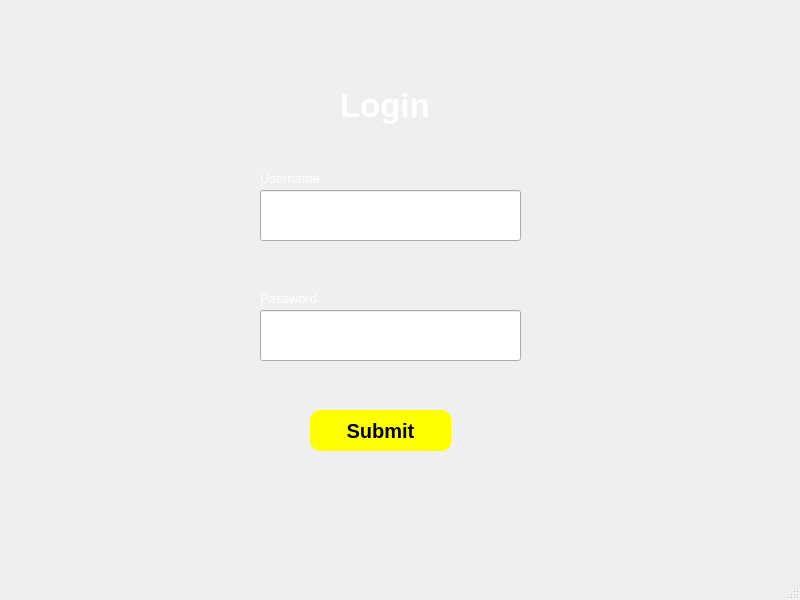
<?xml version="1.0" encoding="UTF-8"?>
<ui version="4.0">
 <class>MainWindow</class>
 <widget class="QMainWindow" name="MainWindow">
  <property name="geometry">
   <rect>
    <x>0</x>
    <y>0</y>
    <width>800</width>
    <height>600</height>
   </rect>
  </property>
  <property name="windowTitle">
   <string>MainWindow</string>
  </property>
  <widget class="QWidget" name="centralwidget">
   <widget class="QWidget" name="widget" native="true">
    <property name="geometry">
     <rect>
      <x>10</x>
      <y>0</y>
      <width>781</width>
      <height>541</height>
     </rect>
    </property>
    <property name="cursor">
     <cursorShape>ArrowCursor</cursorShape>
    </property>
    <property name="styleSheet">
     <string notr="true">background-color:qlineargradient(x1: 0, y1: 0, x2: 1, y2: 1,
                             stop: 0 rgba(10,10,10,255), stop: 1 rgba(150,150,50,255));
</string>
    </property>
    <widget class="QLineEdit" name="user_form">
     <property name="geometry">
      <rect>
       <x>250</x>
       <y>190</y>
       <width>261</width>
       <height>51</height>
      </rect>
     </property>
     <property name="text">
      <string/>
     </property>
    </widget>
    <widget class="QLineEdit" name="password_form">
     <property name="geometry">
      <rect>
       <x>250</x>
       <y>310</y>
       <width>261</width>
       <height>51</height>
      </rect>
     </property>
     <property name="text">
      <string/>
     </property>
    </widget>
    <widget class="QLabel" name="login_label">
     <property name="geometry">
      <rect>
       <x>330</x>
       <y>80</y>
       <width>131</width>
       <height>51</height>
      </rect>
     </property>
     <property name="styleSheet">
      <string notr="true">font-size:25pt;
font-weight:bold;
color:white;
background-color:rgba(255,255,255,0)</string>
     </property>
     <property name="text">
      <string>Login</string>
     </property>
    </widget>
    <widget class="QLabel" name="user_label">
     <property name="geometry">
      <rect>
       <x>250</x>
       <y>170</y>
       <width>91</width>
       <height>16</height>
      </rect>
     </property>
     <property name="styleSheet">
      <string notr="true">color:white;
font-size:10pt;
background-color:rgba(255,255,255,0)</string>
     </property>
     <property name="text">
      <string>Username</string>
     </property>
    </widget>
    <widget class="QLabel" name="password_label">
     <property name="geometry">
      <rect>
       <x>250</x>
       <y>290</y>
       <width>81</width>
       <height>16</height>
      </rect>
     </property>
     <property name="styleSheet">
      <string notr="true">color:white;
font-size:10pt;
background-color:rgba(255,255,255,0)</string>
     </property>
     <property name="text">
      <string>Password</string>
     </property>
    </widget>
    <widget class="QPushButton" name="submit_PushButton">
     <property name="geometry">
      <rect>
       <x>300</x>
       <y>410</y>
       <width>141</width>
       <height>41</height>
      </rect>
     </property>
     <property name="cursor">
      <cursorShape>PointingHandCursor</cursorShape>
     </property>
     <property name="styleSheet">
      <string notr="true">color:black;
font: 8pt &quot;MS Sans Serif&quot;;
background-color:rgba(255,255,0,255);
font-size:15pt;
font-weight:bold;
padding-left:2%;
padding-right:2%;
padding-top:5%;
padding-bottom:5%;
border-radius:10;</string>
     </property>
     <property name="text">
      <string>Submit</string>
     </property>
    </widget>
   </widget>
  </widget>
  <widget class="QMenuBar" name="menubar">
   <property name="geometry">
    <rect>
     <x>0</x>
     <y>0</y>
     <width>800</width>
     <height>26</height>
    </rect>
   </property>
  </widget>
  <widget class="QStatusBar" name="statusbar"/>
 </widget>
 <resources/>
 <connections/>
</ui>
